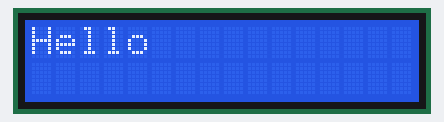
Recording of a sketch running on a simulated Arduino Uno, built with avr-gcc and run on an emulated ATmega328P. Shown: 16×2 character LCD.

Above: at 0.1 s.
At 1.1 s:
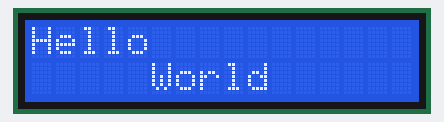
At 2.1 s:
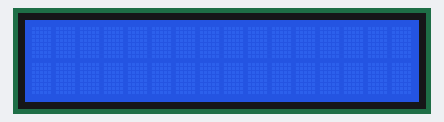
At 3.1 s:
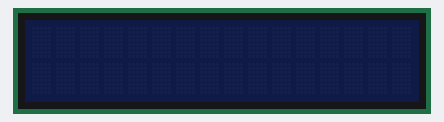

The sketch:

lcd.ino
```cpp
#include <Wire.h>
#include <LCD.h>
#include <LiquidCrystal_I2C.h>

const int lcdAddr = 0x3f;
const int rows = 2;
const int cols = 16;

const String msg[] = {"Hello", "World"};

LiquidCrystal_I2C lcd(lcdAddr, 2, 1, 0, 4, 5, 6, 7); // Magic Number

void setup() {
//  findI2CAddr();

	lcd.begin(cols, rows);
	lcd.setBacklightPin(3, POSITIVE);
}

void loop() {
  lcd.setBacklight(HIGH);
	lcd.home();
	lcd.print(msg[0]);
	delay(1000);

	lcd.setCursor(5, 1);
	lcd.print(msg[1]);
	delay(1000);

	lcd.clear();
	delay(1000);

	lcd.setBacklight(LOW);
	delay(1000);

}
```

findI2CAddr.ino
```cpp
#include <Wire.h>

int findI2CAddr() {
    Serial.begin(9600);

  // Wait for serial port to connect
  while (!Serial);

  Serial.println("I2C scanner. Scanning...");
  byte count = 0;

  Wire.begin();
  Serial.println("WIre begin");
  for (byte i = 1; i < 120; i++) {
    Wire.beginTransmission(i);
    if (Wire.endTransmission() == 0) {
      Serial.print("Found address ");
      Serial.print(i, DEC);
      Serial.print("(0x");
      Serial.print(i, HEX);
      Serial.println(")");
      count++;
      delay (1);  // maybe unneeded?
    } // end of good response
    else {
      Serial.println(i);
    }
  } // end of for loop
  Serial.println("Done");
  Serial.print("Found ");
  Serial.print(count, DEC);
  Serial.println(" device(s).");
}
```

Measured:
- by itself, everything shown: repeats every 4.0 s, in 4 steps
- what the display in image 1 shows lasts 1.0 s, from 1.1 s to 2.1 s
